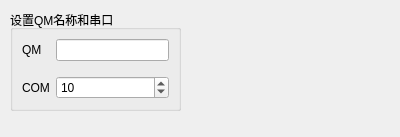
<?xml version="1.0" encoding="UTF-8"?>
<ui version="4.0">
 <class>Qm_Com</class>
 <widget class="QDialog" name="Qm_Com">
  <property name="geometry">
   <rect>
    <x>0</x>
    <y>0</y>
    <width>400</width>
    <height>137</height>
   </rect>
  </property>
  <property name="windowTitle">
   <string>Dialog</string>
  </property>
  <widget class="QGroupBox" name="groupBox">
   <property name="geometry">
    <rect>
     <x>10</x>
     <y>10</y>
     <width>171</width>
     <height>101</height>
    </rect>
   </property>
   <property name="title">
    <string>设置QM名称和串口</string>
   </property>
   <layout class="QFormLayout" name="formLayout">
    <item row="2" column="0">
     <widget class="QLabel" name="label">
      <property name="text">
       <string>COM</string>
      </property>
     </widget>
    </item>
    <item row="2" column="1">
     <widget class="QSpinBox" name="comEdit">
      <property name="minimum">
       <number>1</number>
      </property>
      <property name="maximum">
       <number>12</number>
      </property>
      <property name="value">
       <number>10</number>
      </property>
     </widget>
    </item>
    <item row="1" column="1">
     <spacer name="verticalSpacer">
      <property name="orientation">
       <enum>Qt::Vertical</enum>
      </property>
      <property name="sizeHint" stdset="0">
       <size>
        <width>20</width>
        <height>40</height>
       </size>
      </property>
     </spacer>
    </item>
    <item row="0" column="0">
     <widget class="QLabel" name="label_2">
      <property name="text">
       <string>QM</string>
      </property>
     </widget>
    </item>
    <item row="0" column="1">
     <widget class="QLineEdit" name="qmEdit"/>
    </item>
   </layout>
  </widget>
 </widget>
 <resources/>
 <connections/>
</ui>
